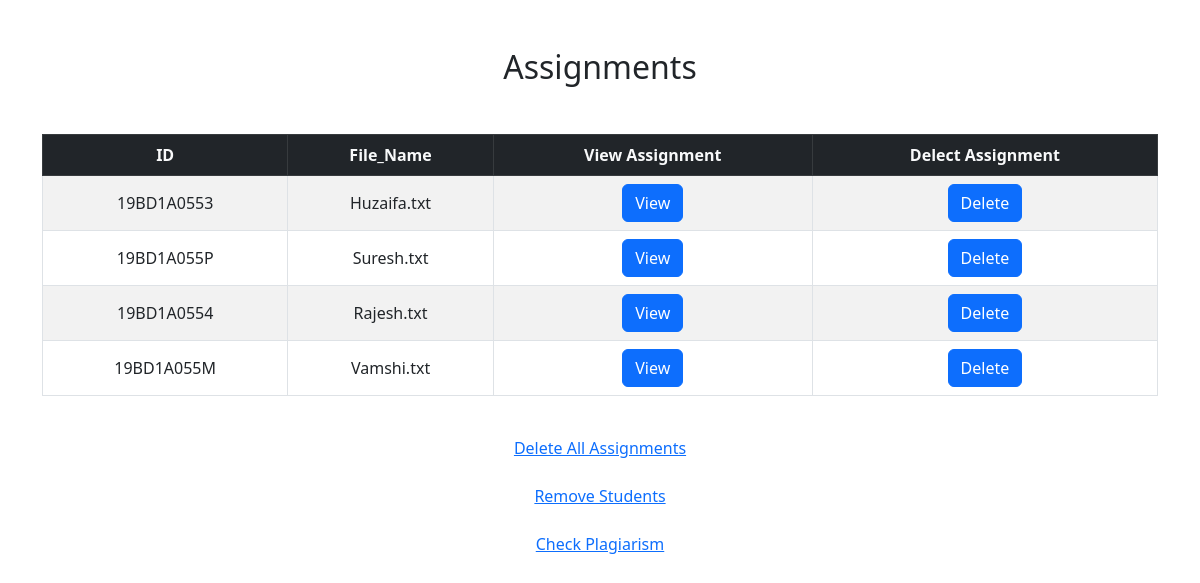
The app's page /viewtea, older data.
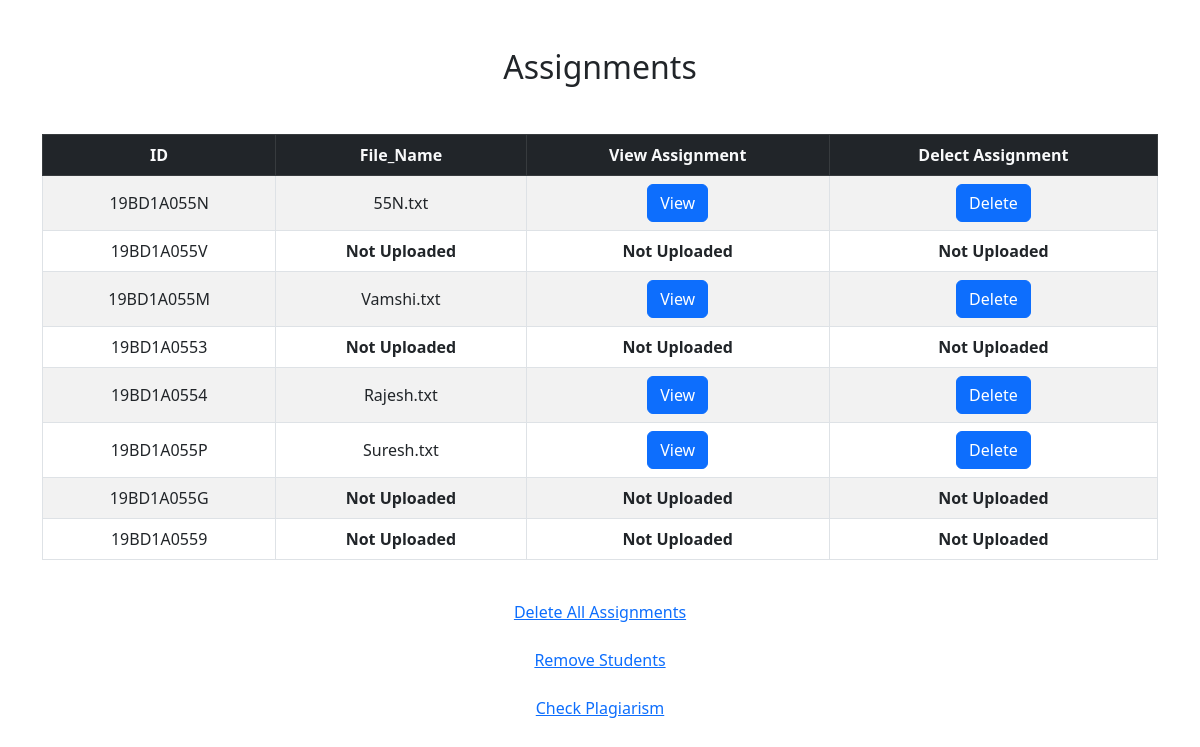
The same page, newer data.
### app.py (models this page shows, shortened)
class stud(db.Model):
    id = db.Column(db.String(100),primary_key = True)
    file_name = db.Column(db.String(100),nullable = False)
    tokens = db.Column(db.String(1000000000000000),nullable = False)
    sent = db.Column(db.String(1000000000000000),nullable = False)

### app.py (the view)
@app.route('/viewtea', methods = ['POST', 'GET'])
def wiewtea():
    all_details = stud.query.all()
    lens=stud.query.filter().count()
    return render_template("viewtea.html",all_detail=all_details,len=lens)

### templates/viewtea.html (shortened to what this page needs)
<!DOCTYPE html>
<html lang="en">
<head>
    <link href="https://cdn.jsdelivr.net/npm/bootstrap@5.2.2/dist/css/bootstrap.min.css" rel="stylesheet">
</head>
<body class="container">
    <center>
    <h2 class="my-5">Assignments</h2>
        <table class="table table-bordered table-striped"  width="20%">
             <thead class="table-dark text-light">
            <tr style = "text-align: center;">
                <th>ID</th>
                <th>File_Name</th>
                <th>View Assignment</th>
                <th>Delect Assignment</th>
            </tr>
        </thead>
            {% for details in all_detail %}
            <tr style = "text-align: center;vertical-align: middle;">
                <td>{{ details.id }}</td>
                <td>
                    {% if details.file_name|length==0 %}
                    <b>{{"Not Uploaded"}}</b>
                {%else%}
                    {{ details.file_name }}
                {% endif %}
                </td>
                <td>
                    {% if details.file_name|length==0 %}
                        <b>{{"Not Uploaded"}}</b>
                    {%else%}
                    <form action="/reqdata" method="POST">
                        <input type="submit" class="btn btn-primary" value = "View">
                    </form>
                    {% endif %}
                </td>
                <td>
                    {% if details.file_name|length==0 %}
                        <b>{{"Not Uploaded"}}</b>
                    {%else%}
                    <form action="/deldata" method="POST">
                        <input type="submit" class="btn btn-primary" value = "Delete">
                    </form>
                    {% endif %}
                </td>
            </tr>
            {% endfor %}
    </table>
      <br>
    <a href="/del">Delete All Assignments</a><br><br>
    <a href="/remstu">Remove Students</a><br><br>
    <a href="/plag">Check Plagiarism</a>
    </center>
</body>
</html>

Row changes from the older to the newer data that the page shows:
added stud: id "19BD1A055N", file_name "55N.txt"
added stud: id "19BD1A055V", value "Not Uploaded"
changed stud "19BD1A055M": moves up the list
changed stud "19BD1A0553": value (not shown) → "Not Uploaded"; file_name "Huzaifa.txt" → (not shown); value "View" → "Not Uploaded"; value "Delete" → "Not Uploaded"
changed stud "19BD1A0554": moves down the list
added stud: id "19BD1A055G", value "Not Uploaded"
added stud: id "19BD1A0559", value "Not Uploaded"
